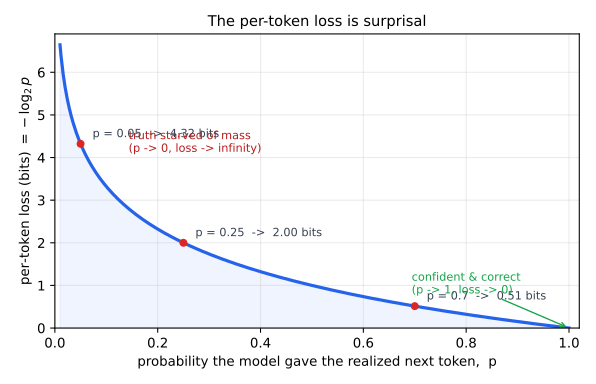

This chart was generated by the following Python code:
"""Per-token cross-entropy loss is surprisal:  bits = -log2 p(true token).

Section 3.1 (LLMs-for-coding survey).  The per-token contribution to the
cross-entropy / NLL loss of Eq (2) is  -log p(x_t | x_<t)  evaluated at the
token that actually occurred.  Plotted in bits ( -log2 p ) against the
probability p the model assigned to that realized token.

  p -> 1 : the model was confident AND correct          -> ~0 bits of loss.
  p -> 0 : the model starved the true token of mass      -> the loss explodes.

This is the discrete-alphabet analogue of an AR model's innovation: the
"surprise" (information content) of the realized symbol under the model's
predictive distribution.  Averaging it over positions gives L(theta).

All values are exact (a closed-form curve).  No randomness.

Outputs:
  per-token-surprisal.svg
  per-token-surprisal.json
"""
import json
import pathlib

import numpy as np
import matplotlib
matplotlib.use("Agg")
import matplotlib.pyplot as plt

HERE = pathlib.Path(__file__).resolve().parent

p = np.linspace(0.01, 1.0, 500)
bits = -np.log2(p)

# Reference points; p=0.7 ~ the 'a' token in `def add(a, b): return `.
marks = [0.7, 0.25, 0.05]

data = {
    "p": p.tolist(),
    "bits": bits.tolist(),
    "marks": {f"{m}": float(-np.log2(m)) for m in marks},
}
with open(HERE / "per-token-surprisal.json", "w") as f:
    json.dump(data, f, indent=1)

fig, ax = plt.subplots(figsize=(6.2, 4.0))
ax.plot(p, bits, color="#2563eb", lw=2.4)
ax.fill_between(p, bits, color="#2563eb", alpha=0.07)

for m in marks:
    b = -np.log2(m)
    ax.plot([m], [b], "o", color="#dc2626", ms=5, zorder=5)
    ax.annotate(f"p = {m:g}  ->  {b:.2f} bits",
                (m, b), textcoords="offset points", xytext=(9, 5),
                fontsize=8.5, color="#374151")

ax.annotate("confident & correct\n(p -> 1, loss -> 0)",
            (1.0, 0.0), textcoords="offset points", xytext=(-118, 26),
            fontsize=8.5, color="#16a34a",
            arrowprops=dict(arrowstyle="->", color="#16a34a", lw=1.0))
ax.annotate("truth starved of mass\n(p -> 0, loss -> infinity)",
            (0.05, -np.log2(0.05)), textcoords="offset points", xytext=(36, -6),
            fontsize=8.5, color="#b91c1c")

ax.set_xlabel("probability the model gave the realized next token,  p")
ax.set_ylabel(r"per-token loss (bits) $= -\log_2 p$")
ax.set_title("The per-token loss is surprisal", fontsize=11)
ax.set_xlim(0, 1.02)
ax.set_ylim(0, 6.9)
ax.grid(True, alpha=0.25)
fig.tight_layout()
fig.savefig(HERE / "per-token-surprisal.svg")
print("wrote per-token-surprisal.svg / .json")
